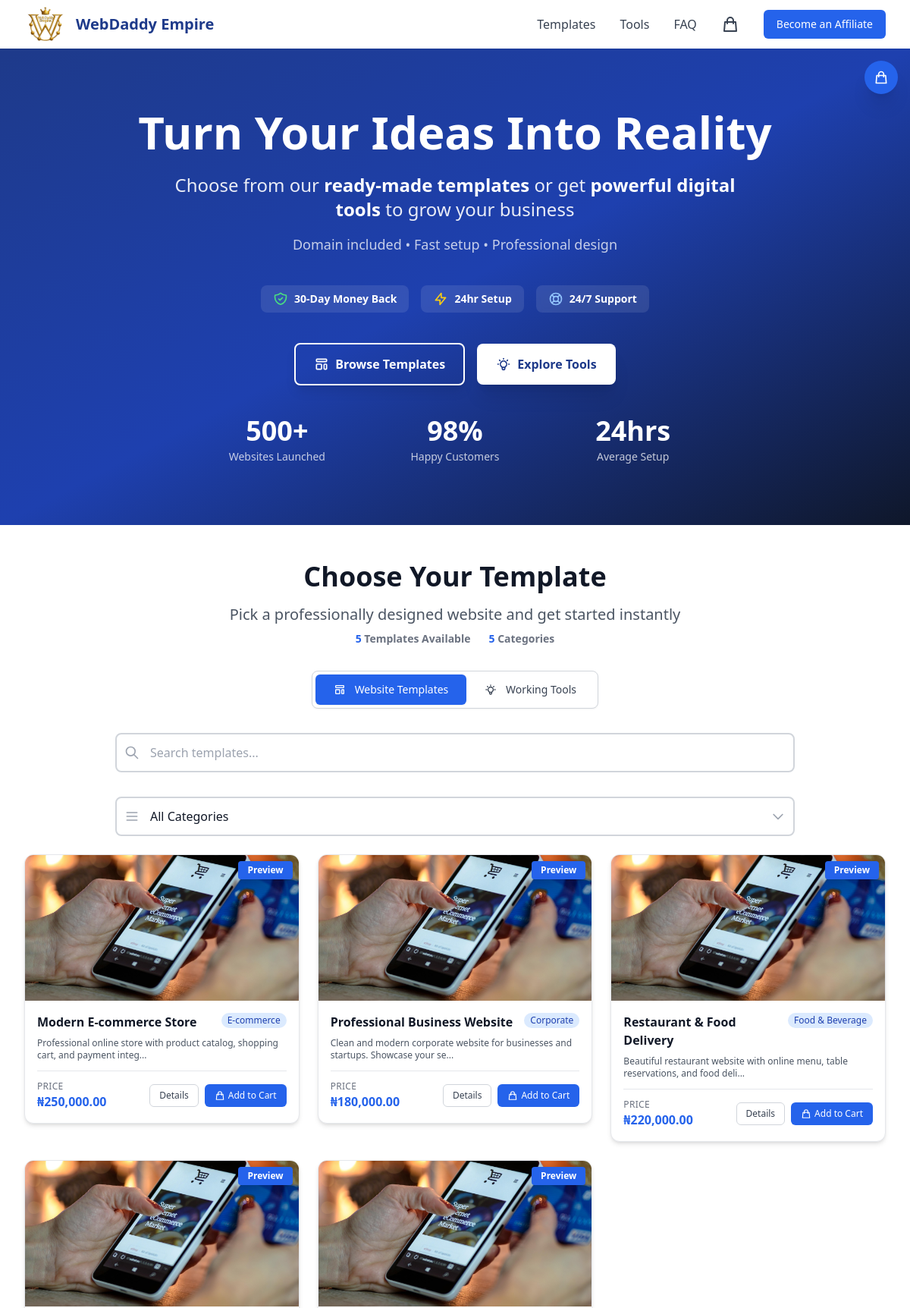
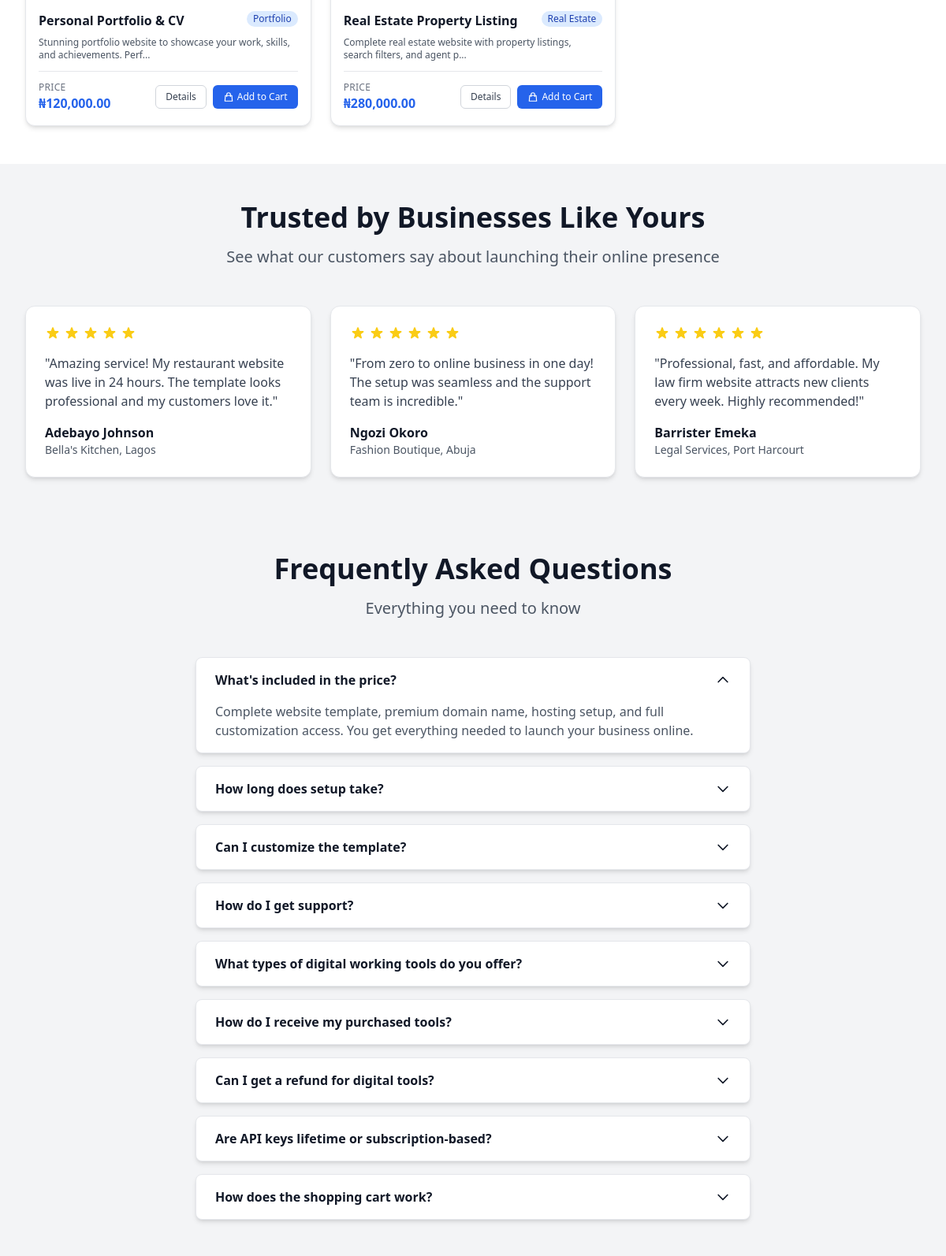
The page / (upper part) on the database its author committed (2 pictures, top to bottom).
### tables this page shows
CREATE TABLE templates (
    id INTEGER PRIMARY KEY AUTOINCREMENT,
    name TEXT NOT NULL,
    slug TEXT NOT NULL UNIQUE,
    price REAL NOT NULL DEFAULT 0.00,
    category TEXT,
    description TEXT,
    features TEXT,
    demo_url TEXT,
    thumbnail_url TEXT,
    video_links TEXT,
    active INTEGER DEFAULT 1,
    created_at TEXT DEFAULT CURRENT_TIMESTAMP,
    updated_at TEXT DEFAULT CURRENT_TIMESTAMP
);

### index.php (the view, shortened to what the rows shown need)
<?php
require_once __DIR__ . '/includes/session.php';
require_once __DIR__ . '/includes/functions.php';
$currentView = $_GET['view'] ?? 'templates';
$currentView = in_array($currentView, ['templates', 'tools']) ? $currentView : 'templates';
$affiliateCode = getAffiliateCode();
$templates = [];
$page = max(1, (int)($_GET['page'] ?? 1));
if ($currentView === 'templates') {
    $perPage = 9;
    $allTemplates = getTemplates(true);
    $totalTemplates = count($allTemplates);
    $totalPages = max(1, ceil($totalTemplates / $perPage));
    $page = max(1, min($page, $totalPages));
    $offset = ($page - 1) * $perPage;
    $templates = array_slice($allTemplates, $offset, $perPage);
}
?>
<!DOCTYPE html>
<html lang="en">
<head>
    <script src="https://cdn.tailwindcss.com"></script>
</head>
<body class="bg-gray-50">
    <header class="relative bg-gradient-to-br from-primary-900 via-primary-800 to-navy text-white py-12 sm:py-16 lg:py-20">
        <div class="relative max-w-7xl mx-auto px-4 sm:px-6 lg:px-8">
            <div class="max-w-4xl mx-auto text-center">
                <h1 class="text-4xl sm:text-5xl lg:text-6xl font-extrabold mb-6 leading-tight">Turn Your Ideas Into Reality</h1>
            </div>
        </div>
    </header>
    <section class="py-12 bg-white" id="products">
        <div class="max-w-7xl mx-auto px-4 sm:px-6 lg:px-8">
            <div class="max-w-3xl mx-auto text-center mb-8">
                <h2 class="text-3xl sm:text-4xl font-extrabold text-gray-900 mb-4">
                    <?php echo $currentView === 'tools' ? 'Digital Working Tools' : 'Choose Your Template'; ?>
                </h2>
            </div>
            <div id="products-content-area">
            <?php if ($currentView === 'templates'): ?>
            <?php if (empty($templates)): ?>
            <div class="bg-blue-50 border border-blue-200 rounded-2xl p-12 text-center">
                <svg class="w-16 h-16 mx-auto text-blue-400 mb-4" fill="none" stroke="currentColor" viewBox="0 0 24 24">
                    <path stroke-linecap="round" stroke-linejoin="round" stroke-width="2" d="M13 16h-1v-4h-1m1-4h.01M21 12a9 9 0 11-18 0 9 9 0 0118 0z"/>
                </svg>
                <h4 class="text-xl font-bold text-gray-900 mb-2">No templates available</h4>
                <p class="text-gray-600 mb-0">Please check back later or <a href="https://wa.me/<?php echo preg_replace('/[^0-9]/', '', WHATSAPP_NUMBER); ?>" class="font-semibold text-primary-600 hover:text-primary-700">contact us on WhatsApp</a>.</p>
            </div>
            <?php else: ?>
            <div class="grid grid-cols-1 sm:grid-cols-2 lg:grid-cols-3 gap-6" data-templates-grid>
                <?php foreach ($templates as $template): ?>
                <div class="group"
                     data-template
                     data-template-name="<?php echo htmlspecialchars($template['name']); ?>"
                     data-template-category="<?php echo htmlspecialchars($template['category']); ?>"
                     data-template-price="<?php echo htmlspecialchars($template['price']); ?>">
                    <div class="bg-white rounded-xl shadow-md overflow-hidden border border-gray-200 transition-all duration-300 hover:shadow-xl hover:-translate-y-1">
                        <div class="relative overflow-hidden h-48 bg-gray-100">
                            <?php if ($template['demo_url']): ?>
                            <button onclick="openDemo('<?php echo htmlspecialchars($template['demo_url']); ?>', '<?php echo htmlspecialchars($template['name']); ?>')"
                                    class="absolute top-2 right-2 px-3 py-1 bg-primary-600 hover:bg-primary-700 text-white text-xs font-semibold rounded shadow-lg transition-colors z-10">
                                Preview
                            </button>
                            <?php endif; ?>
                        </div>
                        <div class="p-4">
                            <div class="flex justify-between items-start mb-2">
                                <h3 class="text-base font-bold text-gray-900 flex-1 pr-2"><?php echo htmlspecialchars($template['name']); ?></h3>
                                <span class="inline-flex items-center px-2 py-0.5 rounded-full text-xs font-medium bg-blue-100 text-blue-800 shrink-0">
                                    <?php echo htmlspecialchars($template['category']); ?>
                                </span>
                            </div>
                            <p class="text-gray-600 text-xs mb-3 line-clamp-2"><?php echo htmlspecialchars(substr($template['description'] ?? '', 0, 80) . (strlen($template['description'] ?? '') > 80 ? '...' : '')); ?></p>
                            <div class="flex items-center justify-between pt-3 border-t border-gray-200">
                                <div class="flex flex-col">
                                    <span class="text-xs text-gray-500 uppercase tracking-wide">Price</span>
                                    <span class="text-base font-bold text-primary-600"><?php echo formatCurrency($template['price']); ?></span>
                                </div>
                                <div class="flex gap-2">
                                    <a href="template.php?id=<?php echo $template['id']; ?><?php echo $affiliateCode ? '&aff=' . urlencode($affiliateCode) : ''; ?>"
                                       class="inline-flex items-center justify-center px-3 py-1.5 border border-gray-300 text-xs font-medium rounded-md text-gray-700 bg-white hover:bg-gray-50 transition-colors whitespace-nowrap">
                                        Details
                                    </a>
                                    <button onclick="addTemplateToCart(<?php echo $template['id']; ?>, '', this)"
                                       class="inline-flex items-center justify-center px-3 py-1.5 border border-transparent text-xs font-medium rounded-md text-white bg-primary-600 hover:bg-primary-700 transition-colors whitespace-nowrap disabled:opacity-50 disabled:cursor-not-allowed">
                                        <svg class="w-3.5 h-3.5 mr-1" fill="none" stroke="currentColor" viewBox="0 0 24 24">
                                            <path stroke-linecap="round" stroke-linejoin="round" stroke-width="2" d="M16 11V7a4 4 0 00-8 0v4M5 9h14l1 12H4L5 9z"/>
                                        </svg>
                                        Add to Cart
                                    </button>
                                </div>
                            </div>
                        </div>
                    </div>
                </div>
                <?php endforeach; ?>
            </div>
            <?php endif; ?>
            <?php endif; ?>
        </div>
    </section>
    <section class="py-12 bg-gray-100">
        <div class="max-w-7xl mx-auto px-4 sm:px-6 lg:px-8">
            <div class="max-w-3xl mx-auto text-center mb-12">
                <h2 class="text-3xl sm:text-4xl font-extrabold text-gray-900 mb-4">Trusted by Businesses Like Yours</h2>
            </div>
        </div>
    </section>
    <section class="py-12 bg-gray-100" id="faq">
        <div class="max-w-3xl mx-auto px-4 sm:px-6 lg:px-8">
            <div class="text-center mb-12">
                <h2 class="text-3xl sm:text-4xl font-extrabold text-gray-900 mb-4">Frequently Asked Questions</h2>
            </div>
        </div>
    </section>
</body>
</html>

### rows shown on the page
templates: name "Modern E-commerce Store", category "E-commerce", description "Professional online store with product catalog, shopping cart, and payment integ...", price "₦250,000.00"
templates: name "Professional Business Website", category "Corporate", description "Clean and modern corporate website for businesses and startups. Showcase your se...", price "₦180,000.00"
templates: name "Restaurant & Food Delivery", category "Food & Beverage", description "Beautiful restaurant website with online menu, table reservations, and food deli...", price "₦220,000.00"
templates: name "Personal Portfolio & CV", category "Portfolio", description "Stunning portfolio website to showcase your work, skills, and achievements. Perf...", price "₦120,000.00"
templates: name "Real Estate Property Listing", category "Real Estate", description "Complete real estate website with property listings, search filters, and agent p...", price "₦280,000.00"

### other values the page prints
SITE_NAME "WebDaddy Empire"
$totalTemplates "5"
count($templateCategories) "5"
